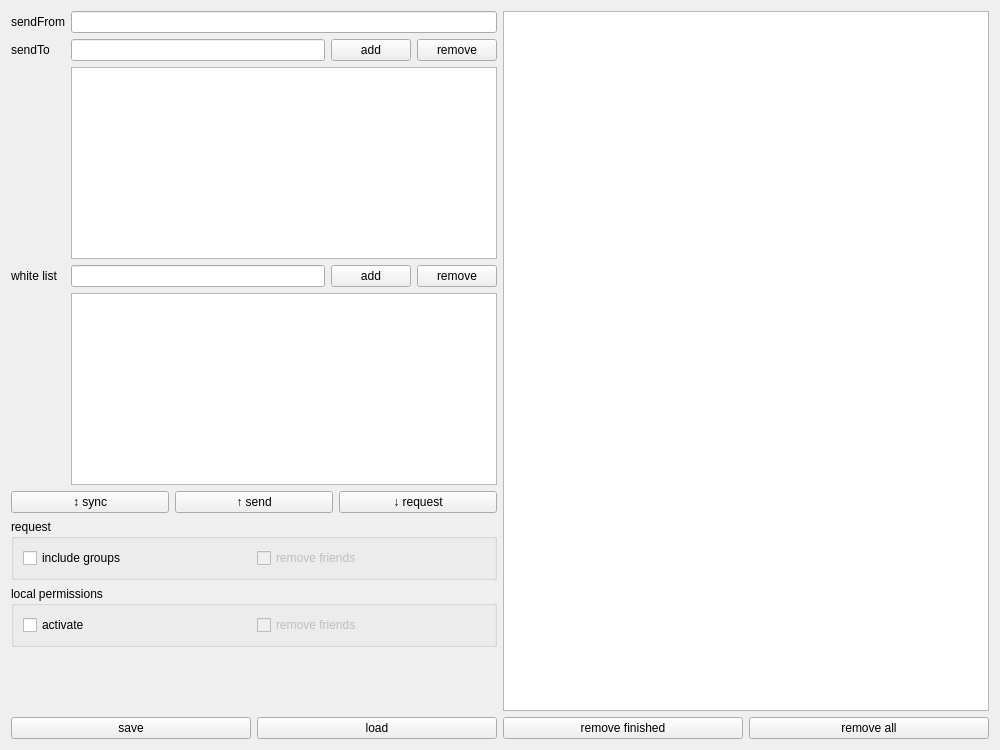
<?xml version="1.0" encoding="UTF-8"?>
<ui version="4.0">
 <class>SyncFriendsWidget</class>
 <widget class="QWidget" name="SyncFriendsWidget">
  <property name="geometry">
   <rect>
    <x>0</x>
    <y>0</y>
    <width>1000</width>
    <height>750</height>
   </rect>
  </property>
  <property name="windowTitle">
   <string>Form</string>
  </property>
  <layout class="QHBoxLayout" name="horizontalLayout_4">
   <item>
    <layout class="QVBoxLayout" name="verticalLayout">
     <item>
      <layout class="QGridLayout" name="gridLayout">
       <item row="3" column="2">
        <layout class="QHBoxLayout" name="horizontalLayout_8">
         <item>
          <widget class="QLineEdit" name="le_acceptFrom"/>
         </item>
         <item>
          <widget class="QPushButton" name="pb_acceptFromAdd">
           <property name="text">
            <string>add</string>
           </property>
          </widget>
         </item>
         <item>
          <widget class="QPushButton" name="pb_acceptFromRemove">
           <property name="text">
            <string>remove</string>
           </property>
          </widget>
         </item>
        </layout>
       </item>
       <item row="0" column="0">
        <widget class="QLabel" name="l_sendFrom">
         <property name="text">
          <string>sendFrom</string>
         </property>
        </widget>
       </item>
       <item row="1" column="0">
        <widget class="QLabel" name="l_sendTo">
         <property name="text">
          <string>sendTo</string>
         </property>
        </widget>
       </item>
       <item row="0" column="2">
        <widget class="QLineEdit" name="le_sendFrom"/>
       </item>
       <item row="1" column="2">
        <layout class="QHBoxLayout" name="horizontalLayout">
         <item>
          <widget class="QLineEdit" name="le_sendTo"/>
         </item>
         <item>
          <widget class="QPushButton" name="pb_sendToAdd">
           <property name="text">
            <string>add</string>
           </property>
          </widget>
         </item>
         <item>
          <widget class="QPushButton" name="pb_sendToRemove">
           <property name="text">
            <string>remove</string>
           </property>
          </widget>
         </item>
        </layout>
       </item>
       <item row="3" column="0">
        <widget class="QLabel" name="l_acceptFrom">
         <property name="text">
          <string>white list</string>
         </property>
        </widget>
       </item>
       <item row="4" column="2">
        <widget class="QListWidget" name="lw_acceptFrom">
         <property name="selectionMode">
          <enum>QAbstractItemView::MultiSelection</enum>
         </property>
        </widget>
       </item>
       <item row="2" column="2">
        <widget class="QListWidget" name="lw_sendTo">
         <property name="selectionMode">
          <enum>QAbstractItemView::MultiSelection</enum>
         </property>
        </widget>
       </item>
      </layout>
     </item>
     <item>
      <layout class="QHBoxLayout" name="horizontalLayout_2">
       <item>
        <widget class="QPushButton" name="pb_sync">
         <property name="text">
          <string>↕ sync</string>
         </property>
        </widget>
       </item>
       <item>
        <widget class="QPushButton" name="pb_send">
         <property name="text">
          <string>↑ send</string>
         </property>
        </widget>
       </item>
       <item>
        <widget class="QPushButton" name="pb_request">
         <property name="text">
          <string>↓ request</string>
         </property>
        </widget>
       </item>
      </layout>
     </item>
     <item>
      <widget class="QGroupBox" name="gb_request">
       <property name="title">
        <string>request</string>
       </property>
       <layout class="QHBoxLayout" name="horizontalLayout_7">
        <item>
         <widget class="QCheckBox" name="cb_groups">
          <property name="text">
           <string>include groups</string>
          </property>
         </widget>
        </item>
        <item>
         <widget class="QCheckBox" name="cb_removeFriendsRequest">
          <property name="enabled">
           <bool>false</bool>
          </property>
          <property name="text">
           <string>remove friends</string>
          </property>
         </widget>
        </item>
       </layout>
      </widget>
     </item>
     <item>
      <widget class="QGroupBox" name="gb_localPermissions">
       <property name="title">
        <string>local permissions</string>
       </property>
       <layout class="QHBoxLayout" name="horizontalLayout_3">
        <property name="leftMargin">
         <number>9</number>
        </property>
        <property name="topMargin">
         <number>9</number>
        </property>
        <property name="rightMargin">
         <number>9</number>
        </property>
        <property name="bottomMargin">
         <number>9</number>
        </property>
        <item>
         <widget class="QCheckBox" name="cb_active">
          <property name="text">
           <string>activate</string>
          </property>
         </widget>
        </item>
        <item>
         <widget class="QCheckBox" name="cb_removeFriendsActive">
          <property name="enabled">
           <bool>false</bool>
          </property>
          <property name="text">
           <string>remove friends</string>
          </property>
         </widget>
        </item>
       </layout>
      </widget>
     </item>
     <item>
      <spacer name="verticalSpacer">
       <property name="orientation">
        <enum>Qt::Vertical</enum>
       </property>
       <property name="sizeHint" stdset="0">
        <size>
         <width>20</width>
         <height>40</height>
        </size>
       </property>
      </spacer>
     </item>
     <item>
      <layout class="QHBoxLayout" name="horizontalLayout_5">
       <item>
        <widget class="QPushButton" name="save">
         <property name="text">
          <string>save</string>
         </property>
        </widget>
       </item>
       <item>
        <widget class="QPushButton" name="load">
         <property name="text">
          <string>load</string>
         </property>
        </widget>
       </item>
      </layout>
     </item>
    </layout>
   </item>
   <item>
    <layout class="QVBoxLayout" name="verticalLayout_2">
     <item>
      <widget class="QListWidget" name="lw_tickets"/>
     </item>
     <item>
      <layout class="QHBoxLayout" name="horizontalLayout_6">
       <item>
        <widget class="QPushButton" name="pb_clearFinish">
         <property name="text">
          <string>remove finished</string>
         </property>
        </widget>
       </item>
       <item>
        <widget class="QPushButton" name="pb_dropAllTickets">
         <property name="text">
          <string>remove all</string>
         </property>
        </widget>
       </item>
      </layout>
     </item>
    </layout>
   </item>
  </layout>
 </widget>
 <resources/>
 <connections/>
</ui>
